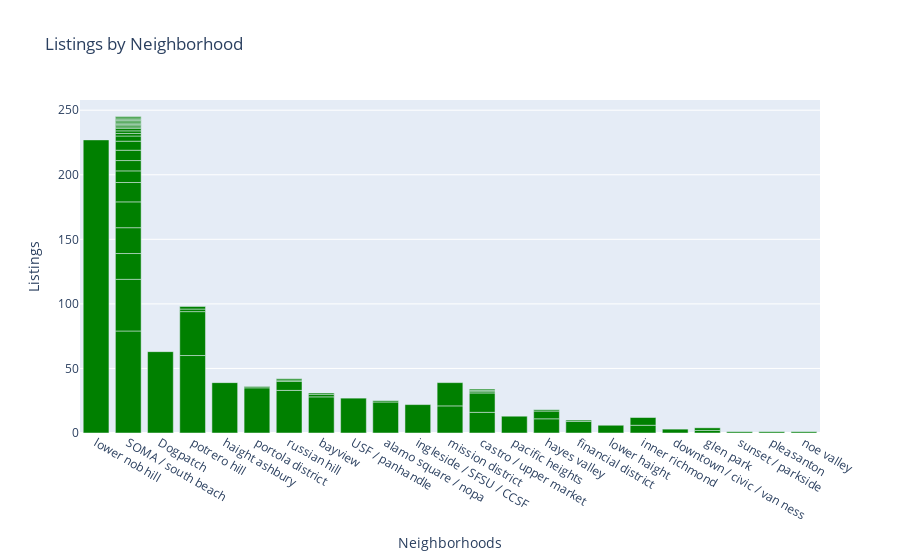

Here is the notebook cell this chart was saved with:
### Code cell
x = sf_cl_area['where'] #neighborhoods 

trace0 = go.Bar(
    y=sf_cl_area['where'].value_counts().values,
    x=x, marker=dict(color='green'))

data = [trace0]

layout = go.Layout(
    title="Listings by Neighborhood",
    xaxis_title="Neighborhoods",
    yaxis_title="Listings",
    yaxis=dict(title='Avaliable Apartiment Listings',tickformat="1,f"))

fig = go.Figure(data=data, layout=layout)
iplot(fig)

### Figure 1 — Plotly figure (JSON) as saved in the notebook; plotly's stock layout.template omitted (floating-point values rounded to 4 significant figures; data arrays with more than 128 entries replaced by an {"elided": "..."} marker saying what was removed)
{"data": [{"marker": {"color": "green"}, "type": "bar", "x": {"elided": "1008 str values"}, "y": [227, 79, 63, 60, 40, 39, 35, 34, 33, 28, 27, 24, 22, 21, 20, 20, 20, 18, 16, 15, 15, 13, 11, 9, 9, 8, 8, 7, 7, 6, 6, 6, 6, 4, 3, 2, 2, 2, 2, 2, 2, 2, 2, 1, 1, 1, 1, 1, 1, 1, 1, 1, 1, 1, 1, 1, 1, 1, 1, 1, 1, 1, 1, 1, 1]}], "layout": {"autosize": true, "title": {"text": "Listings by Neighborhood"}, "xaxis": {"autorange": true, "range": [-0.5, 22.5], "title": {"text": "Neighborhoods"}, "type": "category"}, "yaxis": {"autorange": true, "range": [0, 257.9], "tickformat": "1,f", "title": {"text": "Listings"}, "type": "linear"}}}
